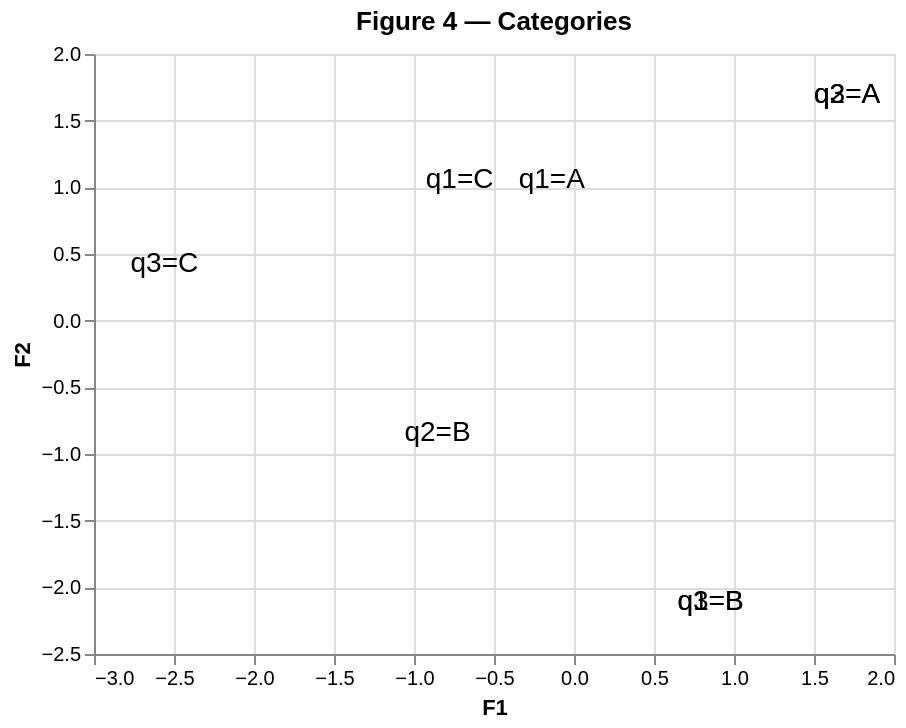

Source (notebook cell):
### Code cell
# Category coordinates are the mean of row coordinates for each category
cat_coords = []
for q in cat_cols:
    for cat in sorted(wiki[q].unique()):
        mean_rc = rc.loc[wiki[q] == cat, ["F1", "F2"]].mean()
        cat_coords.append({"F1": mean_rc["F1"], "F2": mean_rc["F2"], "label": f"{q}={cat}"})

cat_df = pd.DataFrame(cat_coords)

alt.Chart(cat_df).mark_text(fontSize=14).encode(
    x=alt.X("F1:Q", title="F1"),
    y=alt.Y("F2:Q", title="F2"),
    text="label:N",
).properties(title="Figure 4 — Categories", width=400, height=300)

### Figure 1 — Vega-Lite specification as saved in the notebook (floating-point values rounded to 4 significant figures)
{"config": {"view": {"continuousWidth": 300, "continuousHeight": 300}}, "data": {"name": "data-9f4f33a9c1a90ffdc30424738435ae3d"}, "mark": {"type": "text", "fontSize": 14}, "encoding": {"text": {"field": "label", "type": "nominal"}, "x": {"field": "F1", "title": "F1", "type": "quantitative"}, "y": {"field": "F2", "title": "F2", "type": "quantitative"}}, "height": 300, "title": "Figure 4 — Categories", "width": 400, "$schema": "https://vega.github.io/schema/vega-lite/v6.1.0.json", "datasets": {"data-9f4f33a9c1a90ffdc30424738435ae3d": [{"F1": -0.1387, "F2": 1.056, "label": "q1=A"}, {"F1": 0.8533, "F2": -2.113, "label": "q1=B"}, {"F1": -0.7146, "F2": 1.056, "label": "q1=C"}, {"F1": 1.707, "F2": 1.69, "label": "q2=A"}, {"F1": -0.8533, "F2": -0.8452, "label": "q2=B"}, {"F1": 1.707, "F2": 1.69, "label": "q3=A"}, {"F1": 0.8533, "F2": -2.113, "label": "q3=B"}, {"F1": -2.56, "F2": 0.4226, "label": "q3=C"}]}}
